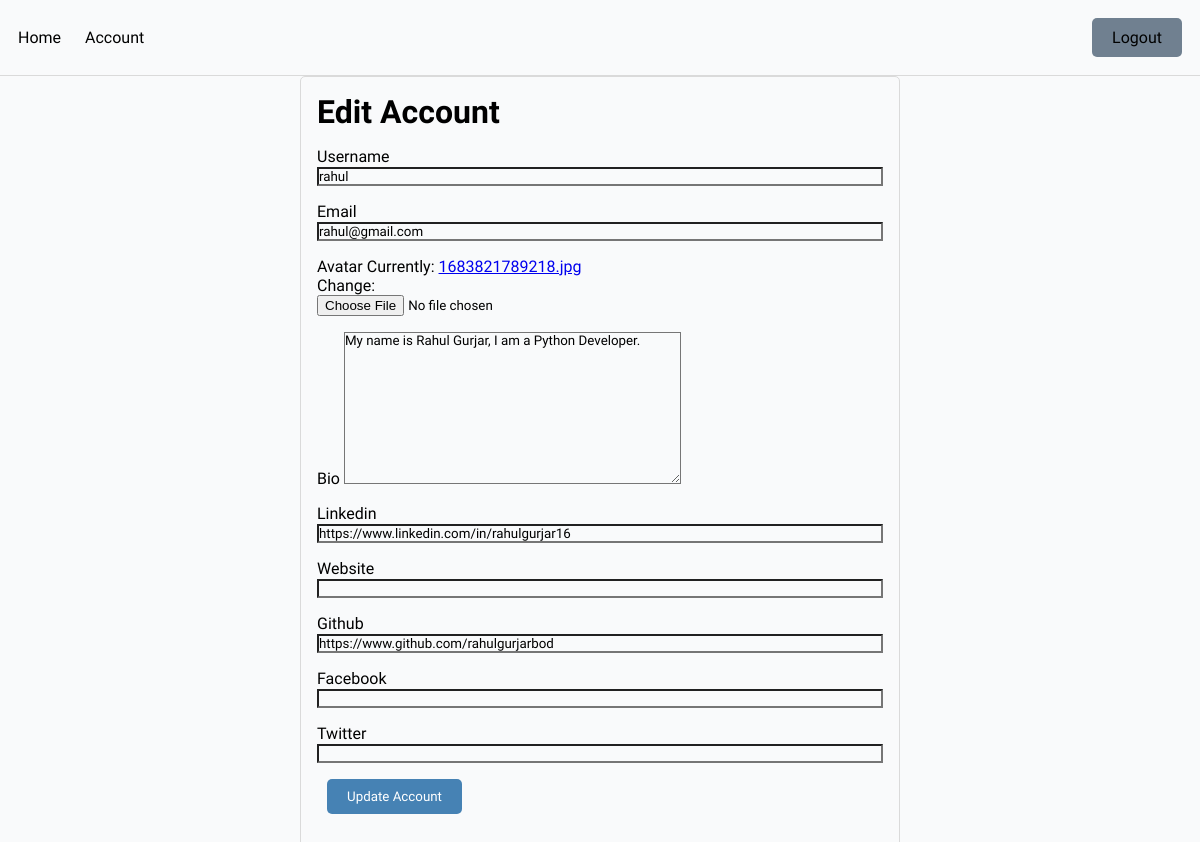
/update-account/ (signed in), run on the app's committed database.
### base/models.py (models this page shows)
class User(AbstractUser):
    name = models.CharField(max_length=200, null=True)
    email = models.EmailField(unique=True)
    bio = models.TextField(blank=True, null=True)
    hackathon_participant = models.BooleanField(default=True, null=True)
    avatar = models.ImageField(default='avatar.png')
    id = models.UUIDField(default=uuid.uuid4, unique=True, primary_key=True, editable=False)
    USERNAME_FIELD = 'email'
    REQUIRED_FIELDS = ['username']
    linkedin = models.URLField(max_length=500, blank=True, null=True)
    facebook = models.URLField(max_length=500, blank=True, null=True)
    github = models.URLField(max_length=500, blank=True, null=True)
    website = models.URLField(max_length=500, blank=True, null=True)
    twitter = models.URLField(max_length=500, blank=True, null=True)

### base/views.py (the view)
# urls.py: path('update-account/', views.update_user_account, name="update-account"),
@login_required(login_url='/login')
def update_user_account(request):
    form = EditUserForm(instance=request.user)
    if request.method == 'POST':
        form = EditUserForm(request.POST, request.FILES, instance=request.user)
        if form.is_valid():
            form.save()
            return redirect('home')
    context = {'form':form}
    return render(request, 'base/update_user_account.html', context)

### base/forms.py
class EditUserForm(ModelForm):
    class Meta:
        model = User
        fields = ['username', 'email', 'avatar', 'bio', 'linkedin', 'website', 'github', 'facebook', 'twitter']

### base/templates/base/update_user_account.html (shortened to what this page needs)
{% extends 'base/main.html' %}
{% block content %}
<div class="login-register--container">
    <h1>Edit Account</h1>
    <div class="section">
        <form method="POST" enctype="multipart/form-data">
            {% for field in form %}
                <div class="form-field--wrapper">
                    <label>{{field.label}}</label>
                    {{field}}
                </div>
            {% endfor %}
            <div class="form-field--wrapper">
                <input class="btn btn--primary" type="submit" value="Update Account">
            </div>
        </form>
    </div>
</div>
{% endblock content %}

### base/static/css/main.css (style rules this page uses)
* { box-sizing: border-box; margin: 0; padding: 0; font-family: 'Readex Pro'; background-color: rgb(249, 250, 251); }
.section { margin: 1em 0; }
.btn { padding: 10px 20px; border-radius: 5px; text-decoration: none; background-color: slategrey; color: black; display: block; width: fit-content; margin: 10px; border: none; }
.btn--primary { background-color: steelblue; color: #fff; }
.login-register--container { max-width: 600px; margin: 0 auto; border: 1px solid rgb(218, 218, 218); padding: 1em; border-radius: 5px; }
.form-field--wrapper { margin-top: 1em; margin-bottom: 1em; }
input { width: 100%; }

### data on the page
User: form "rahul" "rahul@gmail.com" "My name is Rahul Gurjar, I am a Python Developer." "https://www.linkedin.com/in/rahulgurjar16" "https://www.github.com/rahulgurjarbod"

### other printed values
{{ field.label }} "Username" "Email" "Avatar" "Bio" "Linkedin" "Website" "Github" "Facebook" "Twitter"
